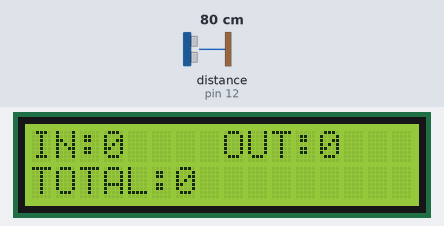
A sketch run on a simulated Arduino Uno, built with avr-gcc and run on an emulated ATmega328P. On the bench: 16×2 character LCD. Wiring (inferred from the names in the program): ultrasonic range finder: trigger pin 13; echo pin 12. The inputs (shaded band) are chosen by the test bench; at power-on: distance to the obstacle (sensor on pin 12) 80 cm. The echo pulse lasts 58.3 µs per cm; what the sketch prints to the serial monitor is not drawn.

Above: at 3.2 s.
3.3 s: distance to the obstacle (sensor on pin 12) set to 2 cm
At 4.6 s:
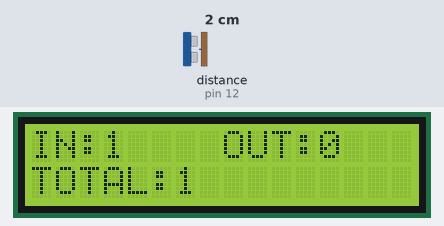
7.9 s: distance to the obstacle (sensor on pin 12) set to 35 cm
At 8.9 s:
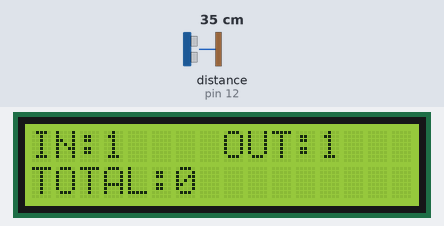
Timing chart, 0 to 10.9 s (numbered marks = the images above; inputs shaded):
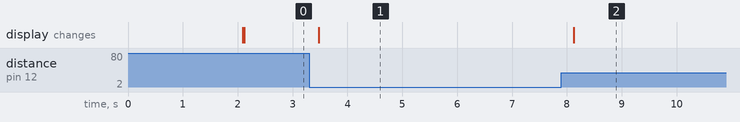

The sketch:

Automatic_Visitor_Counter.ino
```cpp
#include <Wire.h>
#include <LiquidCrystal_I2C.h>

// Ultrasonic Sensor Pins
#define trigPin 13
#define echoPin 12

// Initialize LCD (I2C Address: 0x27, 16 Columns, 2 Rows)
LiquidCrystal_I2C lcd(0x27, 16, 2);

// Variables
int totalVisitors = 0;
int insideCount = 0;
int outsideCount = 0;

int currentState1 = 0;
int previousState1 = 0;

int currentState2 = 0;
int previousState2 = 0;

void setup()
{
  lcd.init();
  lcd.backlight();

  Serial.begin(9600);

  pinMode(trigPin, OUTPUT);
  pinMode(echoPin, INPUT);

  lcd.setCursor(0, 0);
  lcd.print("Visitor Counter");
  lcd.setCursor(0, 1);
  lcd.print("Initializing");
  delay(2000);
  lcd.clear();
}

void loop()
{
  long duration;
  float distance;

  // Trigger Ultrasonic Sensor
  digitalWrite(trigPin, LOW);
  delayMicroseconds(2);

  digitalWrite(trigPin, HIGH);
  delayMicroseconds(10);

  digitalWrite(trigPin, LOW);

  // Read Echo
  duration = pulseIn(echoPin, HIGH, 30000);

  // If no object detected
  if (duration == 0)
  {
    return;
  }

  // Calculate Distance
  distance = duration * 0.0343 / 2;

  Serial.print("Distance: ");
  Serial.print(distance);
  Serial.println(" cm");

  // ----------------------------
  // ENTRY DETECTION
  // ----------------------------
  if (distance <= 20)
    currentState1 = 1;
  else
    currentState1 = 0;

  if (currentState1 != previousState1 && currentState1 == 1)
  {
    totalVisitors++;
    insideCount++;

    Serial.println("Person Entered");
  }

  // ----------------------------
  // EXIT DETECTION
  // ----------------------------
  if (distance > 20 && distance <= 40)
    currentState2 = 1;
  else
    currentState2 = 0;

  if (currentState2 != previousState2 && currentState2 == 1)
  {
    if (totalVisitors > 0)
    {
      totalVisitors--;
    }

    outsideCount++;

    Serial.println("Person Exited");
  }

  // ----------------------------
  // LCD DISPLAY
  // ----------------------------
  lcd.clear();

  lcd.setCursor(0, 0);
  lcd.print("IN:");
  lcd.print(insideCount);

  lcd.setCursor(8, 0);
  lcd.print("OUT:");
  lcd.print(outsideCount);

  lcd.setCursor(0, 1);
  lcd.print("TOTAL:");
  lcd.print(totalVisitors);

  // Save Current States
  previousState1 = currentState1;
  previousState2 = currentState2;

  delay(200);
}
```

Measured:
- after the input at 3.3 s, the display: changes after 0.17 s (image 1)
- after the input at 7.9 s, the display: changes after 0.23 s (image 2)
